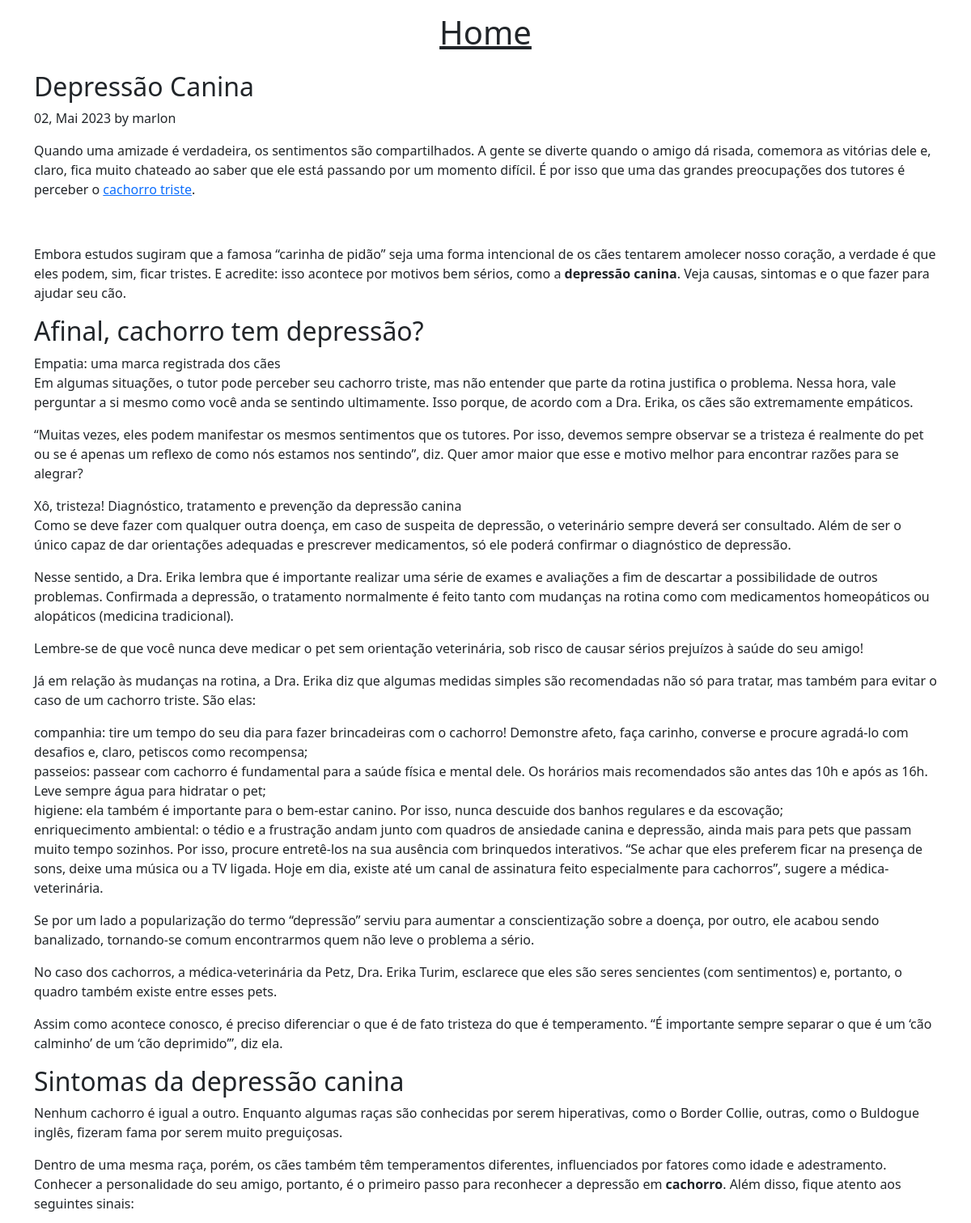
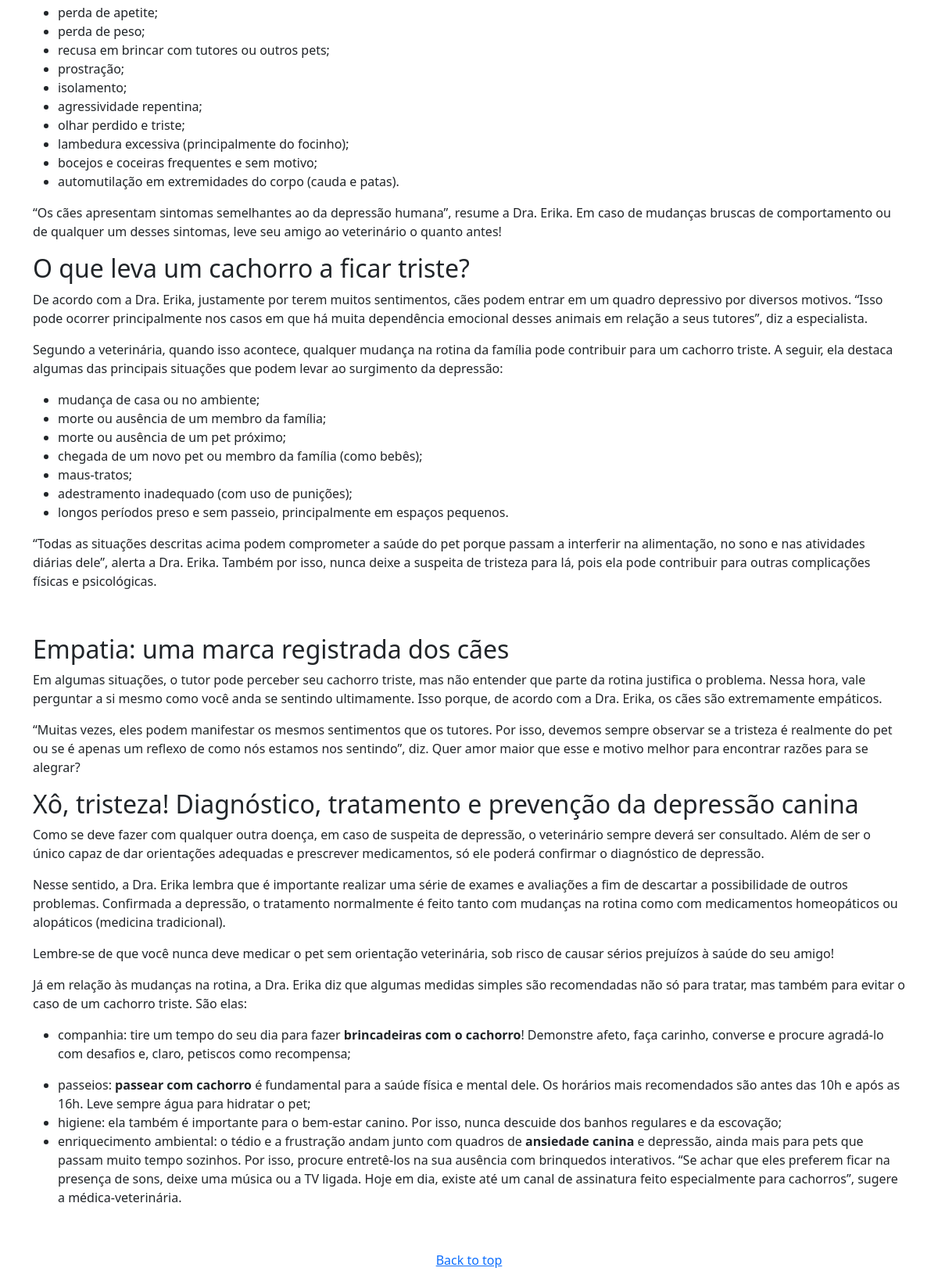
Screenshot of /post/3 with the database file from the repository (2 pictures, top to bottom).
### blog/models.py (models this page shows, shortened)
class Post(models.Model):
    title = models.CharField(max_length=255)
    summary = RichTextField()
    content = RichTextUploadingField()
    author = models.ForeignKey(User, on_delete=models.PROTECT)
    pub_date = models.DateTimeField(auto_now_add=True)

### blog/views.py (the view)
# urls.py: path('post/<int:post_id>', views.post),
def post(request, post_id):
    post = Post.objects.get(pk=post_id)
    return render(request, 'post.html', {'post': post})

### templates/post.html
{% extends 'main.html' %}
{% block content %}
        <div class="blog-post">
            <h2 class="blog-post-title">{{ post.title }}</h2>
            <p class="blog-post-meta">{{ post.pub_date|date:'d, M Y' }} by {{ post.author }}</p>
            {{ post.content|safe }}
        </div>
        <footer class="blog-footer text-center">
            <p><a href="/post/{{ post.pk }}">Back to top</a></p>
        </footer>
{% endblock %}

### rows the page displays
Post: title "Depressão Canina", pub_date "02, Mai 2023", author "marlon", content "Quando uma amizade é verdadeira, os sentimentos são compartilhados. A gente se diverte quando o amigo dá risada, comemora as vitórias dele e, claro, fica muito chateado ao saber que ele está passando por um momento difícil. É por isso que uma das grandes preocupações dos tutores é perceber o cachorro triste . Embora estudos sugiram que a famosa “carinha de pidão” seja uma forma intencional de os cães tentarem amolecer nosso coração, a verdade é que eles podem, sim, ficar tristes. E acredite: isso acontece por motivos bem sérios, como a depressão canina . Veja causas, sintomas e o que fazer para ajudar seu cão. Afinal, cachorro tem depressão? Empatia: uma marca registrada dos cães Em algumas…"
